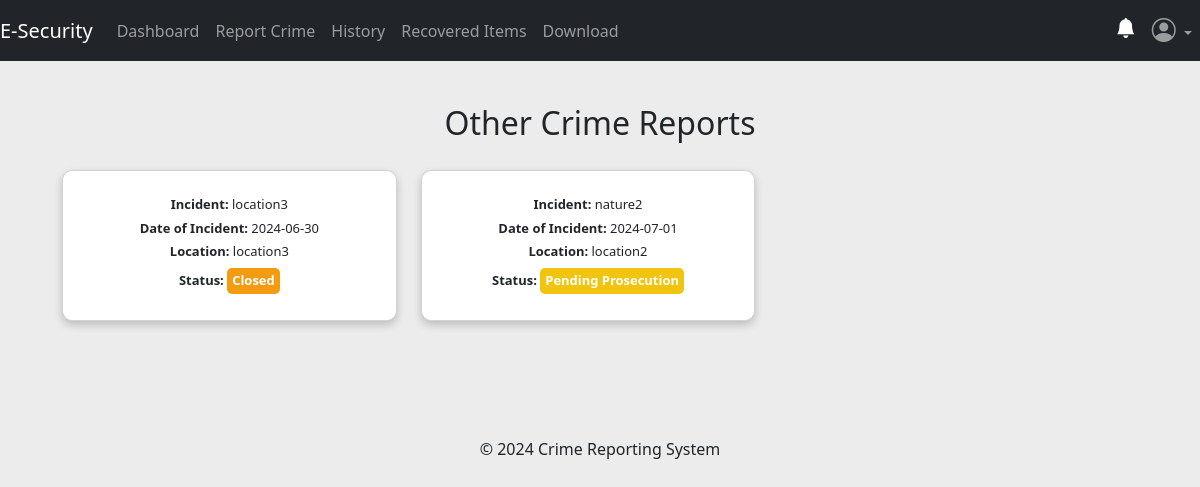
Page /users/history (signed in) on the earlier database version.
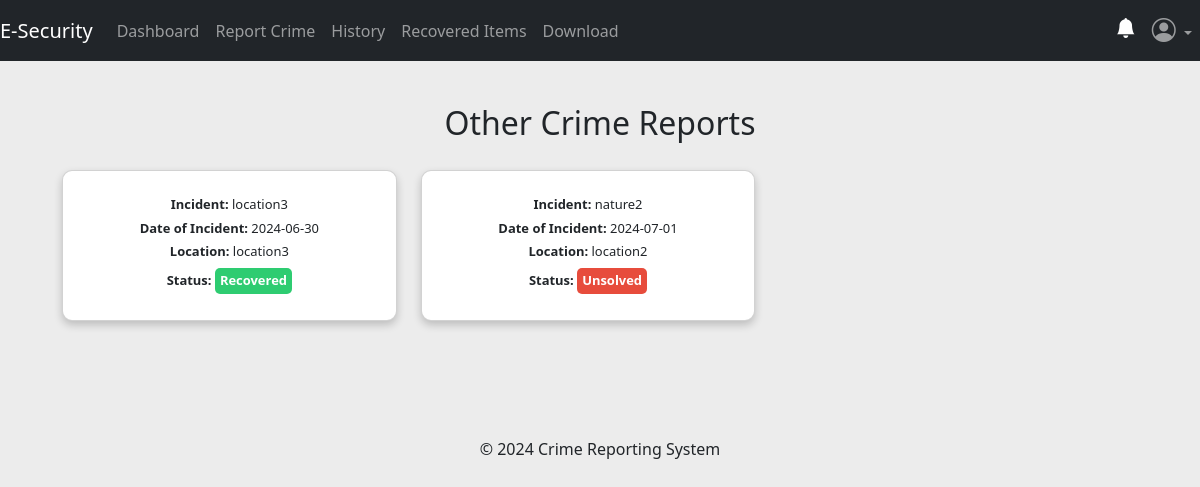
Same page on the later database version.
### app/posts/models.py (models this page shows, shortened)
class Crime(db.Model, UserMixin):
    crime_id = db.Column(db.Integer, primary_key=True)
    date_of_incident = db.Column(db.String(10), nullable=False)
    issued_by = db.Column(db.String(20), nullable=True)
    time_of_incident = db.Column(db.String(10), nullable=False)
    phonenumber = db.Column(db.String(10), nullable=True)
    incident_location = db.Column(db.Text, nullable=False)
    incident_nature = db.Column(db.Text, nullable=False)
    incident_details = db.Column(db.Text, nullable=False)
    suspect_details = db.Column(db.Text, nullable=True)
    arrest_history = db.Column(db.Text, nullable=False)
    suspect_name = db.Column(db.String(10), nullable=True)
    comments = db.Column(db.Text, nullable=True)
    crime_status = db.Column(db.String(10), nullable=True)
    latitude = db.Column(db.Float)
    longitude = db.Column(db.Float)
    crime_file_upload = db.Column(db.Text, nullable=True)
    crime_file_name = db.Column(db.Text, nullable=True)
    crime_mimetype = db.Column(db.Text, nullable=True)
    date_crime_received = db.Column(db.DateTime(timezone=True), nullable=False, default=func.now())
    reporter_id = db.Column(db.Integer, db.ForeignKey('user.id'))

### app/users/routes.py (the view)
@users.route('/users/history')
@login_required
def history():
    try:
        reporter = current_user.id
        crimes = Crime.query.filter_by(reporter_id=reporter).all()
        return render_template('user/history.html', crimes=crimes)
    except Exception:
        flash('Unable to fetch your data. Please try again later.', 'danger')
        return render_template('user/history.html', crimes=[])

### app/__init__.py (called while the page is built)
@login_manager.user_loader
def load_user(user_id):
    return models.User.query.get(user_id)

### app/templates/user/history.html (shortened to what this page needs)
{% extends 'user/base.html' %}
{% block content %}
<!DOCTYPE html>
<html lang="en">
<head>
</head>
<body>
  <div class="container mt-4">
    <h2 class="text-center">Other Crime Reports</h2>
    {% if crimes %}
      <div class="row">
        {% for crime in crimes %}
          <div class="col-lg-4 col-md-6 col-sm-12">
            <div class="card mb-4 reduced-card-size" onclick="crime_details('{{ crime.crime_id }}')" style="cursor: pointer;">
              <div class="card-body">
                <h5 class="card-text"><strong>Incident:</strong> {{ crime.incident_nature }}</h5>
                <h5 class="card-text"><strong>Date of Incident:</strong> {{ crime.date_of_incident }}</h5>
                <h5 class="card-text"><strong>Location:</strong> {{ crime.incident_location }}</h5>
                <h5 class="card-text"><strong>Status:</strong>
                  <span class="status
                    {% if crime.crime_status == 'Unsolved' %} status-unsolved
                    {% elif crime.crime_status == 'Recovered' %} status-recovered
                    {% elif crime.crime_status == 'Under Investigation' %} status-under-investigation
                    {% elif crime.crime_status == 'Solved' %} status-solved
                    {% elif crime.crime_status == 'Cleared by Arrest' %} status-cleared-by-arrest
                    {% elif crime.crime_status == 'Cold Case' %} status-cold-case
                    {% elif crime.crime_status == 'Closed' %} status-closed
                    {% elif crime.crime_status == 'Pending Prosecution' %} status-pending-prosecution
                    {% elif crime.crime_status == 'Adjudicated' %} status-adjudicated
                    {% endif %}
                  ">{{ crime.crime_status }}</span>
                </h5>
              </div>
            </div>
          </div>
        {% endfor %}
      </div>
    {% endif %}
  </div>
</body>
</html>
{% endblock %}

### app/templates/user/base.html (shortened to what this page needs)
<!DOCTYPE html>
<html lang="en">
<head>
    <link rel="stylesheet" href="{{ url_for('static', filename='css/styles.css') }}" rel="stylesheet" />
    <link rel="stylesheet" href="https://cdn.jsdelivr.net/npm/bootstrap-icons@1.11.3/font/bootstrap-icons.min.css" />
    <link href="https://cdn.jsdelivr.net/npm/bootstrap@5.3.3/dist/css/bootstrap.min.css" rel="stylesheet"
 />
</head>
<body>
    <nav class="navbar navbar-expand-md navbar-dark bg-dark fixed-top">
        <a class="navbar-brand nav-link active" href="{{ url_for('main.home_page') }}">E-Security </a>
        <div class="collapse navbar-collapse" id="navbarSupportedContent">
            {% if current_user.is_authenticated %}
            <ul class="navbar-nav">
                <li class="new-item active">
                    <a class="nav-link" href="{{ url_for('users.user_dashboard') }}">Dashboard</a>
                </li>
                <li class="nav-item">
                    <a class="nav-link" href="{{ url_for('posts.report_crime') }}">Report Crime</a>
                </li>
                <li class="nav-item">
                    <a class="nav-link" href="{{ url_for('users.history') }}">History</a>
                </li>
                <li class="nav-item">
                    <a class="nav-link" href="{{ url_for('users.recovered') }}">Recovered Items</a>
                </li>
                <li class="nav-item">
                    <a class="nav-link" href="{{ url_for('users.download') }}">Download</a>
                </li>
            </ul>
            <ul class="navbar-nav ms-auto">
                <li class="nav-item">
                    <a class="nav-link" href="{{ url_for('users.notification') }}"><i class="bi bi-bell-fill h5"
                            style="color: white;"></i></a>
                </li>
                <li class="nav-item dropdown">
                    <a class="nav-link dropdown-toggle" href="#" role="button" data-bs-toggle="dropdown"
                        aria-expanded="false">
                        <i class="bi bi-person-circle h4"></i>
                    </a>
                </li>
            </ul>
            {% endif %}
        </div>
    </nav>
    {% block content %} {% endblock content %}
    <br>
    <footer class="text-center mt-5">
        <p>&copy; 2024 Crime Reporting System</p>
    </footer>
</body>
</html>

### app/static/css/styles.css (style rules this page uses)
html,body { height: 100%; width: 100%; padding-top: 40px; }
.row { display: flex; flex-wrap: wrap; width: 100%; padding: 20px; }
.row:after { content: ""; display: table; clear: both; }
.card { box-shadow: 0 4px 8px 0 rgba(0, 0, 0, 0.2); padding: 16px; text-align: center; background-color: #f1f1f1; }

### app/templates/user/history.html (style rules this page uses)
body { background-color: #ececec; }
.reduced-card-size { padding: 10px; margin-bottom: 10px; font-size: 0.9em; border-radius: 10px; transition: transform 0.3s ease; }
.card-text { font-size: 0.9em; }
.status { font-weight: bold; padding: 5px; border-radius: 5px; color: white; display: inline-block; }
.status-unsolved { background-color: #e74c3c; }
.status-recovered { background-color: #2ecc71; }

Differences in the rows shown:
changed Crime "location3": crime_status "Closed" → "Recovered"
changed Crime "nature2": crime_status "Pending Prosecution" → "Unsolved"
